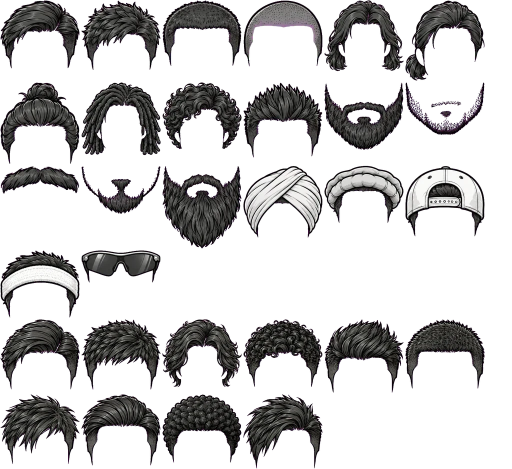
#> input picture img/hair/front.webp, 1024 x 938 px, given in place of FRONT.png, which was not available (shown at 1/2 size)
$ python build_hair.py FRONT.png BACK.png HEADWEAR.png
#> lines starting #> are read from the running program, lines starting #| are printed output that depends on the picture; after the words box and inside, x2 and y2 are one past the last pixel; in counts of white or black regions, pixels touching at a corner belong together; pictures that were not available may be replaced by others from this repository, and a replacement may not be noted
#!/usr/bin/env python3
"""Hair, beard and headwear overlays for the players on the pitch (img/hair/<view>.webp + js/hairatlas.js).

usage: python3 tools/build_hair.py FRONT.png BACK.png HEADWEAR.png

FRONT / BACK: rows of 5 on magenta: hair 1-10 (two rows), beards 11-15 (third row; the back
sheet's moustache is empty). HEADWEAR: top row front, bottom row back: turban, pakol, cap,
headband, sunglasses (front only). Thin stray lines (the ear outlines drawn on the back views)
are dropped. Needs numpy, scipy and Pillow.
"""
import json
import sys
import numpy as np
from PIL import Image
from scipy import ndimage as ndi

HAIR = ['part', 'messy', 'buzz', 'bald', 'long', 'ponytail', 'bun', 'dreads', 'curly', 'spiky']
BEARD = ['full', 'stubble', 'moustache', 'goatee', 'long']
WEAR = ['turban', 'pakol', 'cap', 'headband', 'shades']
# Where each piece sits on the head: the skull's top-centre is at (left + cx * width,
# top + dy * W) of the piece's box, W being the skull width the pieces were drawn on
# (the bald piece's width). Fitted by eye on the game's own head (tools preview).
SKULL = {'front': 244, 'back': 236, 'wear': 290}  # (the headwear sheet was drawn on a bigger head)
ANCHOR = {
    'hair:part': (0.5, 0.05), 'hair:messy': (0.5, 0.08), 'hair:buzz': (0.5, 0.0), 'hair:bald': (0.5, 0.0),
    'hair:long': (0.5, 0.02), 'hair:ponytail': (0.5, 0.03), 'hair:bun': (0.5, 0.3), 'hair:dreads': (0.5, 0.06),
    'hair:curly': (0.5, 0.1), 'hair:spiky': (0.5, 0.12),
    'beard:full': (0.5, -0.75), 'beard:stubble': (0.5, -0.8), 'beard:moustache': (0.5, -1.0),
    'beard:goatee': (0.5, -0.95), 'beard:long': (0.5, -0.75),
    'wear:turban': (0.5, 0.15), 'wear:pakol': (0.5, 0.1), 'wear:cap': (0.5, 0.05), 'wear:headband': (0.5, 0.12),
    'wear:shades': (0.5, -0.6),
}


def keyed(path):
#> called with path = 'FRONT.png'
    a = np.array(Image.open(path).convert('RGBA')).astype(np.float32)
    r, g, b = a[..., 0], a[..., 1], a[..., 2]
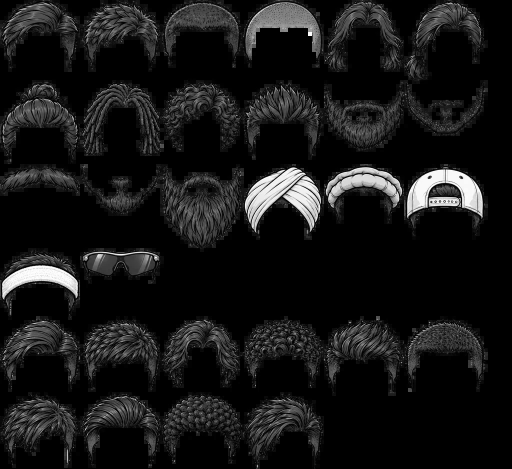
#> r: shape (938, 1024) float32 (shown at 1/2 size); min 0, max 255, mean 22.8
    m = np.minimum(r, b) - g  # magenta-ness
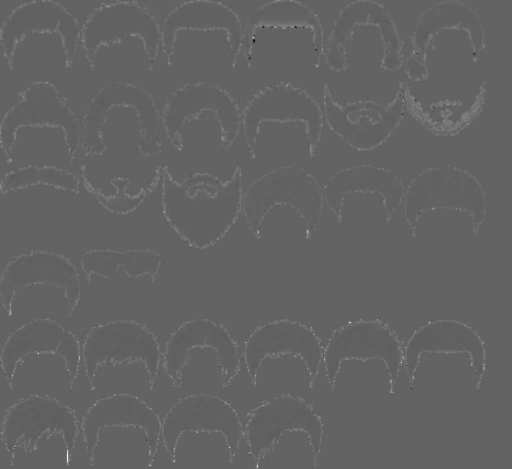
#> m: shape (938, 1024) float32 (shown at 1/2 size); min -126, max 197, mean 0.8; drawn with min black and max white
    alpha = np.clip(1 - (m - 60) / 100, 0, 1)
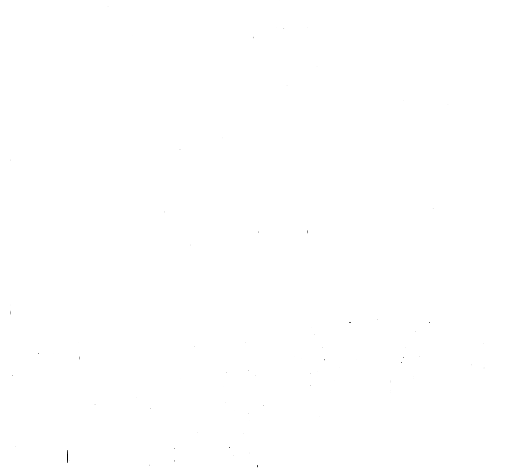
#> alpha: shape (938, 1024) float32 (shown at 1/2 size); min 0, max 1, mean 1
    mag = np.array([250, 0, 250], np.float32)
    part = (alpha > 0) & (alpha < 1)
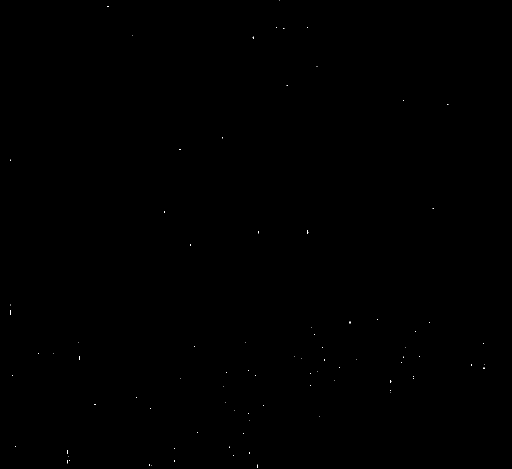
#> part: shape (938, 1024) bool (shown at 1/2 size); 0.03% white in thin lines or dots
    k = alpha[part][:, None]
#> k = 333 values, max 0.99 at index 0, min 0.02 at index 117, mean 0.748
    a[..., :3][part] = np.clip((a[..., :3][part] - (1 - k) * mag) / np.maximum(k, 0.25), 0, 255)
    a[..., 3] = alpha * 255
    return a


def cells(a, rows):
    """Find the pieces as blobs and sort them into rows x 5 by their centres. Small specks
    near a piece join it; thin line-like blobs (the ear outlines drawn on the back views) go."""
#> called with rows = 3
    H, W = a.shape[:2]
#> H = 938; W = 1024
    op = a[..., 3] > 60
#> op: shape (938, 1024) bool; 100% white; black in thin lines or dots, all inside (x1, y1, x2, y2) = (76, 644, 860, 934)
    lab, n = ndi.label(op)
#> n = 1
    sizes = ndi.sum(op, lab, range(1, n + 1))
#> sizes = [960456]
    boxes = ndi.find_objects(lab)
#> boxes = 1 item
    big = [i for i in range(n) if sizes[i] >= 1500]
#> big = [0]
    cy = np.array([(boxes[i][0].start + boxes[i][0].stop) / 2 for i in big])
#> cy = [469]
    # rows: split the big blobs' centres at the widest gaps
    order = np.sort(cy)
#> order = [469]
    gaps = np.argsort(np.diff(order))[::-1][:rows - 1]
#> gaps = empty array
    cuts = sorted((order[g] + order[g + 1]) / 2 for g in gaps)
#> cuts = []
    groups = {}
    for i, y in zip(big, cy):
        box = boxes[i]
        fill = sizes[i] / ((box[0].stop - box[0].start) * (box[1].stop - box[1].start))
        r = sum(y > c for c in cuts)
        c = int((box[1].start + box[1].stop) / 2 * 5 / W)
        groups.setdefault((r, c), []).append((i, fill))
#> this loop made 1 pass
#> (y, fill, r, c) on pass 1: (469, 1, 0, 2)
#> after the loop, groups = {(0, 2): [(0, 1)]}
    out = []
    for r in range(rows):
        for c in range(5):
            g = groups.get((r, c))
            if not g:
                out.append(None); continue
            main = max(g, key=lambda t: sizes[t[0]])[0]
            keep = [i for i, fill in g if i == main or fill > 0.2]
            y0 = min(boxes[i][0].start for i in keep); y1 = max(boxes[i][0].stop for i in keep)
            x0 = min(boxes[i][1].start for i in keep); x1 = max(boxes[i][1].stop for i in keep)
            # specks (stubble dots, loose hairs) inside the piece's box
            for i in range(n):
                if i in keep or i in big:
                    continue
                b = boxes[i]
                if b[0].start >= y0 - 6 and b[0].stop <= y1 + 6 and b[1].start >= x0 - 6 and b[1].stop <= x1 + 6:
                    keep.append(i)
            m = np.isin(lab, [i + 1 for i in keep])
            cell = a.copy()
            cell[..., 3] *= ndi.binary_dilation(m, iterations=2)
            cell = cell[max(0, y0 - 2):y1 + 2, max(0, x0 - 2):x1 + 2]
            out.append(cell)
#> after the loop, out = 15 items
    return out


def no_ears(p):
    """Back views: drop thin lines (ear and neck outlines) from the lower part of a piece -
    anything more than a few pixels from the solid hair mass."""
    op = p[..., 3] > 60
    disc = np.hypot(*np.mgrid[-4:5, -4:5]) <= 4
    solid = ndi.binary_dilation(ndi.binary_opening(op, structure=disc), iterations=6)
    drop = op & ~solid
    drop[:int(p.shape[0] * 0.35)] = False
    p = p.copy()
    p[..., 3] *= ~ndi.binary_dilation(drop, iterations=1)
    ys, xs = np.nonzero(p[..., 3] > 20)
    return p[ys.min():ys.max() + 1, xs.min():xs.max() + 1]


def main():
    front, back, wear = sys.argv[1:4]
    pieces = {}
    for view, path in (('front', front), ('back', back)):
        cs = cells(keyed(path), 3)
#> cs = 15 items
        for i, name in enumerate(HAIR):
            pieces[f'{view}:hair:{name}'] = cs[i]
#> after the loop, pieces = 10 items
        for i, name in enumerate(BEARD):
            pieces[f'{view}:beard:{name}'] = cs[10 + i]
#> after the loop, pieces = 15 items
#> pass 2 of the loop in main, `for view, path in (('front', front), ('back', back)):`:
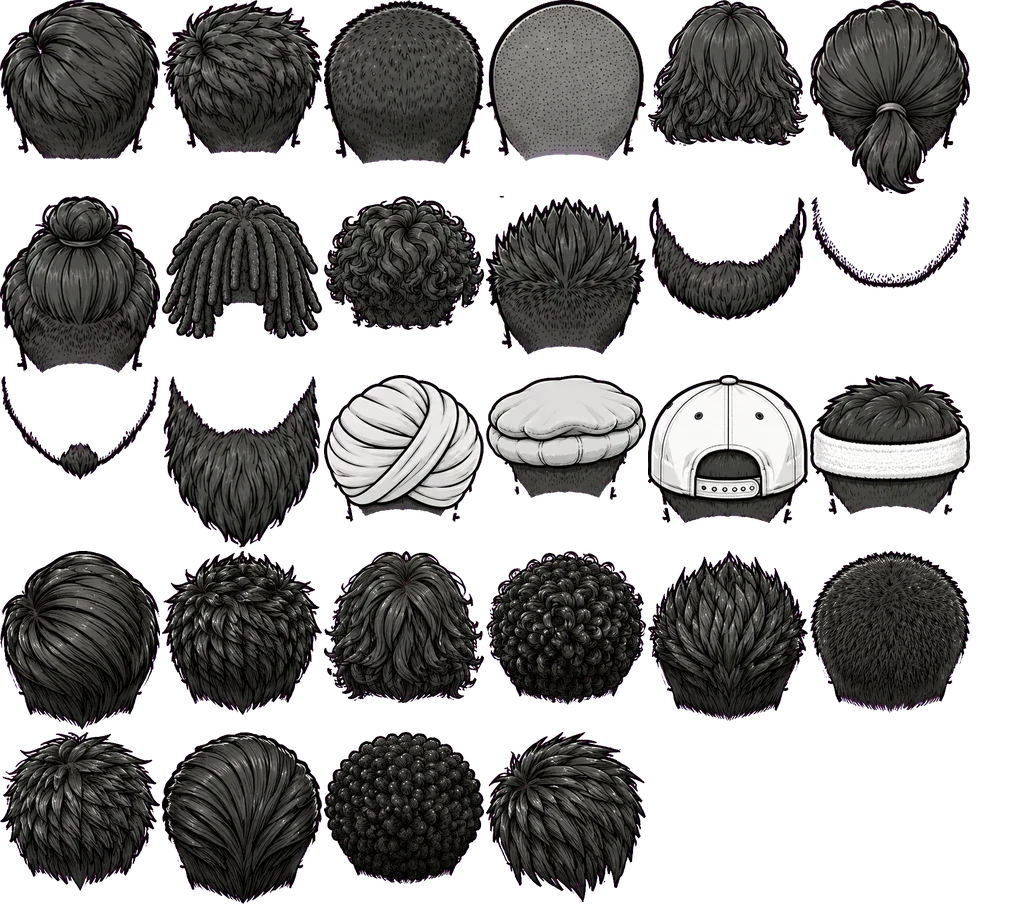
#> input picture img/hair/back.webp, 1024 x 904 px, given in place of BACK.png, which was not available
#> g: shape (904, 1024) float32
#> b: shape (904, 1024) float32
#> in keyed (call 2), `m = np.minimum(r, b) - g`:
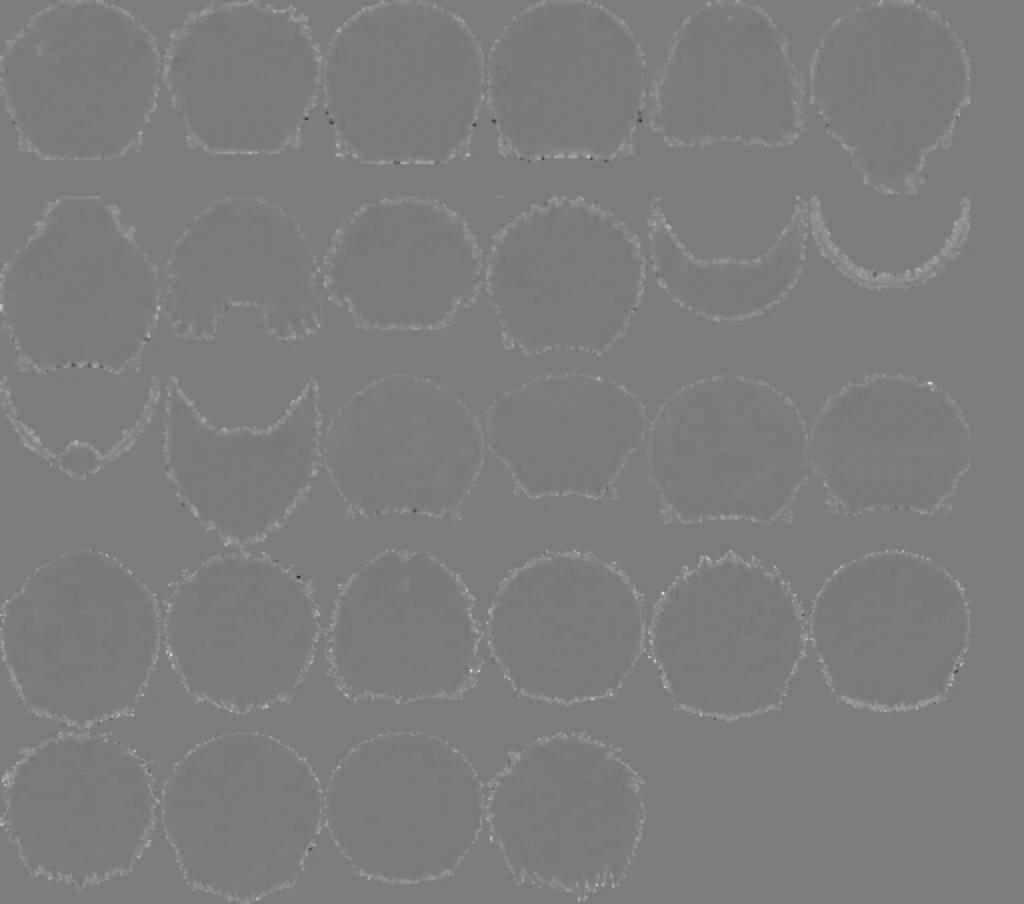
#> m: shape (904, 1024) float32; min -151, max 156, mean 0.1; drawn with min black and max white
#> alpha: shape (904, 1024) float32
#> in keyed (call 2), `part = (alpha > 0) & (alpha < 1)`:
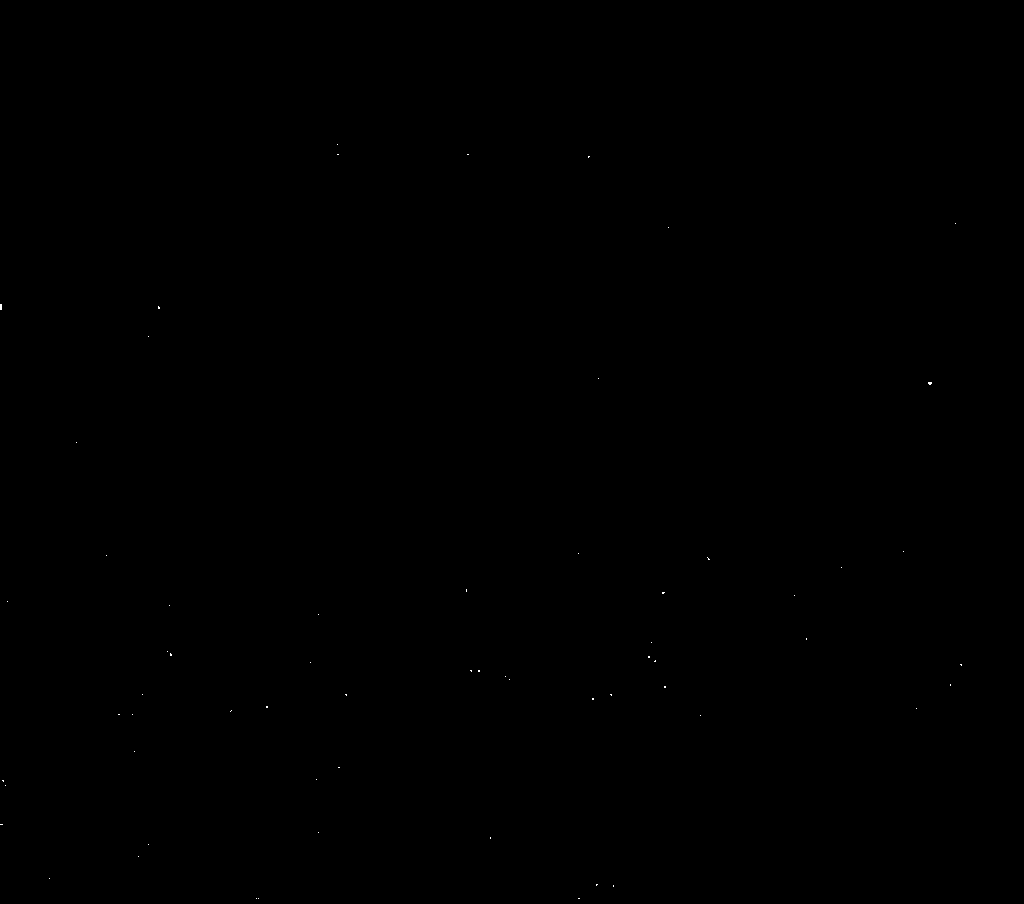
#> part: shape (904, 1024) bool; 0.02% white in thin lines or dots, all inside (x1, y1, x2, y2) = (0, 144, 962, 899)
#> k = 143 values, max 0.99 at index 3, min 0.04 at index 55, mean 0.847
#> op: shape (904, 1024) bool; 100% white; black in thin lines or dots, all inside (x1, y1, x2, y2) = (663, 593, 664, 594)
#> the loop in cells (call 2), `for i, y in zip(big, cy):` made 1 pass
#> (y, fill, r, c) on pass 1: (452, 1, 0, 2)
#> after the loop in main, `for i, name in enumerate(HAIR):`: pieces = 25 items
#> after the loop in main, `for i, name in enumerate(BEARD):`: pieces = 30 items
    cs = cells(keyed(wear), 2)
    for i, name in enumerate(WEAR):
        pieces[f'front:wear:{name}'] = cs[i]
        pieces[f'back:wear:{name}'] = cs[5 + i]
    for k, v in pieces.items():
        if v is not None and k.startswith('back:') and ':beard:' not in k:
            pieces[k] = no_ears(v)
    # one atlas per view, each piece at 160 px wide (its height in proportion)
    meta = {}
    for view in ('front', 'back'):
        items = [(k, v) for k, v in pieces.items() if k.startswith(view + ':') and v is not None]
        W, x, y, rowh, placed = 1024, 0, 0, 0, []
        for k, v in items:
            im = Image.fromarray(v.astype(np.uint8), 'RGBA')
            im = im.resize((160, max(1, round(im.height * 160 / im.width))), Image.LANCZOS)
            if x + im.width > W:
                x, y, rowh = 0, y + rowh + 2, 0
            placed.append((k, im, x, y))
            cx, dy = ANCHOR[k.split(':', 1)[1]]
            f = 160 / v.shape[1]
            sw = SKULL['wear' if ':wear:' in k else view]
            meta[k] = [x, y, im.width, im.height, round(cx * 160, 1), round(dy * sw * f, 1), round(sw * f, 1)]
            x += im.width + 2
            rowh = max(rowh, im.height)
        atlas = Image.new('RGBA', (W, y + rowh))
        for k, im, px, py in placed:
            atlas.alpha_composite(im, (px, py))
        atlas.save(f'img/hair/{view}.webp', 'WEBP', quality=90, method=6)
        print(view, atlas.size, len(placed), 'pieces')
    with open('js/hairatlas.js', 'w') as f:
        f.write('// Hair, beard and headwear overlays in img/hair/<view>.webp: [x, y, w, h, skull top-centre x, y\n// (in the piece), skull width].\n// Made by tools/build_hair.py.\n')
        f.write('export const HAIR_ATLAS = ' + json.dumps(meta, separators=(',', ':')) + ';\n')


if __name__ == '__main__':
#> (the run stopped early here; a loop or call above may not have finished)
